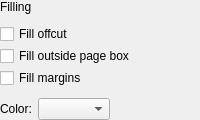
       <widget class="QWidget" name="fillingOptions">
        <layout class="QVBoxLayout" name="verticalLayout_10">
         <property name="leftMargin">
          <number>0</number>
         </property>
         <property name="topMargin">
          <number>0</number>
         </property>
         <property name="rightMargin">
          <number>0</number>
         </property>
         <property name="bottomMargin">
          <number>0</number>
         </property>
         <item>
          <widget class="SectionHeading" name="fillingOptionsHeading">
           <property name="text">
            <string>Filling</string>
           </property>
          </widget>
         </item>
         <item>
          <layout class="QVBoxLayout" name="fillingAreasLayout">
           <property name="spacing">
            <number>2</number>
           </property>
           <property name="topMargin">
            <number>4</number>
           </property>
           <property name="bottomMargin">
            <number>4</number>
           </property>
           <item>
            <widget class="QCheckBox" name="fillOffcutCB">
             <property name="toolTip">
              <string>Fills what was cut off in Import or by the split line in Split Pages, such as part of the facing page, with the filling color. Otherwise it stays visible where the page reaches into it.</string>
             </property>
             <property name="text">
              <string>Fill offcut</string>
             </property>
            </widget>
           </item>
           <item>
            <widget class="QCheckBox" name="fillOutsidePageBoxCB">
             <property name="toolTip">
              <string>Fill the full output page rectangle with the background color outside the page content, instead of following offcut geometry.</string>
             </property>
             <property name="text">
              <string>Fill outside page box</string>
             </property>
            </widget>
           </item>
           <item>
            <widget class="QCheckBox" name="fillMarginsCB">
             <property name="toolTip">
              <string>Fills the margins, everything outside the content box, with the filling color, so dirt and edges there disappear.</string>
             </property>
             <property name="text">
              <string>Fill margins</string>
             </property>
            </widget>
           </item>
          </layout>
         </item>
         <item>
          <layout class="QHBoxLayout" name="horizontalLayout_23">
           <item>
            <widget class="QLabel" name="fillingColorLabel">
             <property name="buddy">
              <cstring>fillingColorBox</cstring>
             </property>
             <property name="toolTip">
              <string>The color of the filled areas: the background color found on the page, white or black. In mixed mode, &quot;Background&quot; gives white.</string>
             </property>
             <property name="text">
              <string>Color:</string>
             </property>
            </widget>
           </item>
           <item>
            <widget class="QComboBox" name="fillingColorBox">
             <property name="toolTip">
              <string>The color of the filled areas: the background color found on the page, white or black. In mixed mode, &quot;Background&quot; gives white.</string>
             </property>
            </widget>
           </item>
           <item>
            <spacer name="horizontalSpacer_44">
             <property name="orientation">
              <enum>Qt::Horizontal</enum>
             </property>
             <property name="sizeHint" stdset="0">
              <size>
               <width>1</width>
               <height>1</height>
              </size>
             </property>
            </spacer>
           </item>
          </layout>
         </item>
        </layout>
       </widget>
